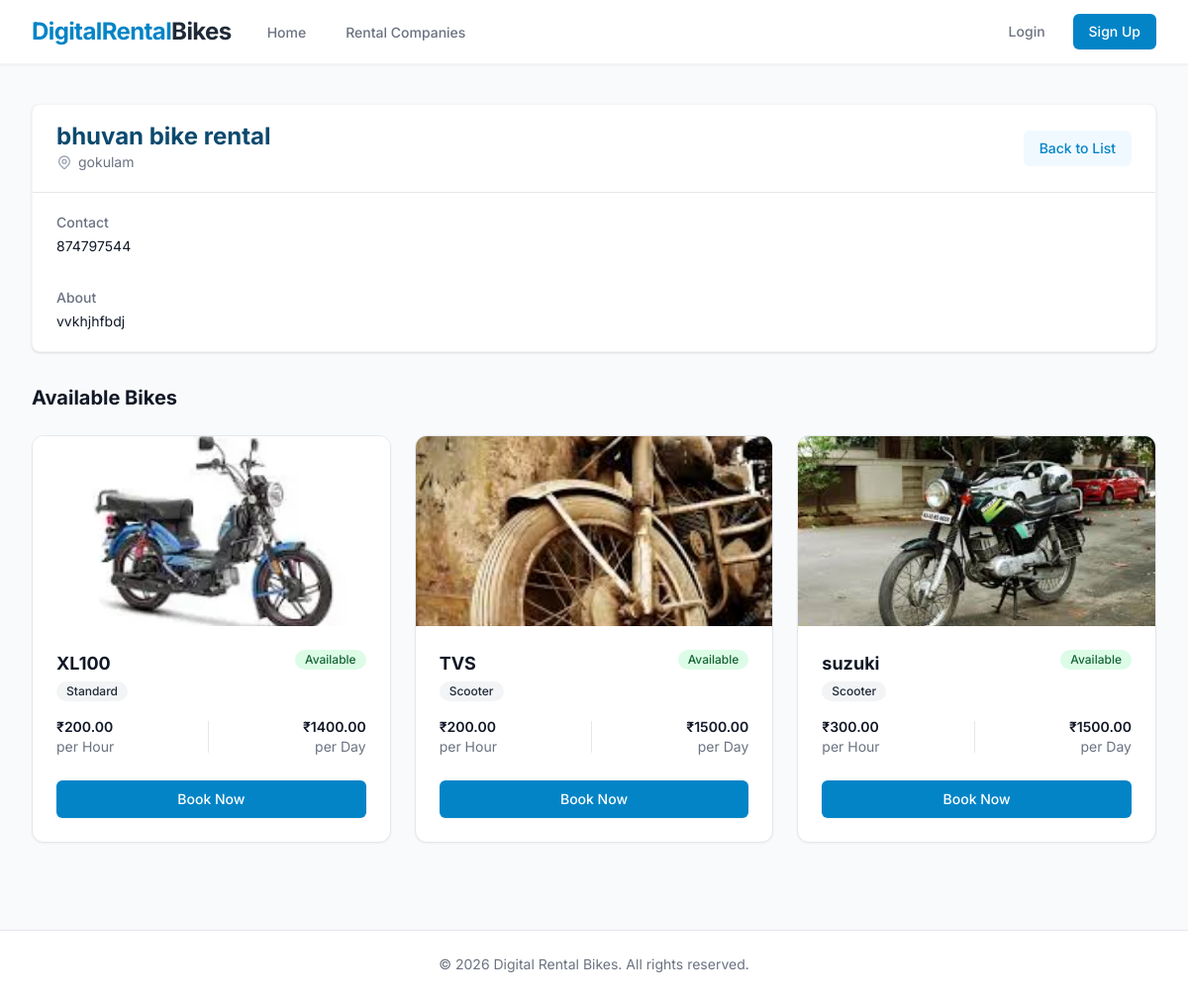
The page /companies/2/ on the database as committed earlier.
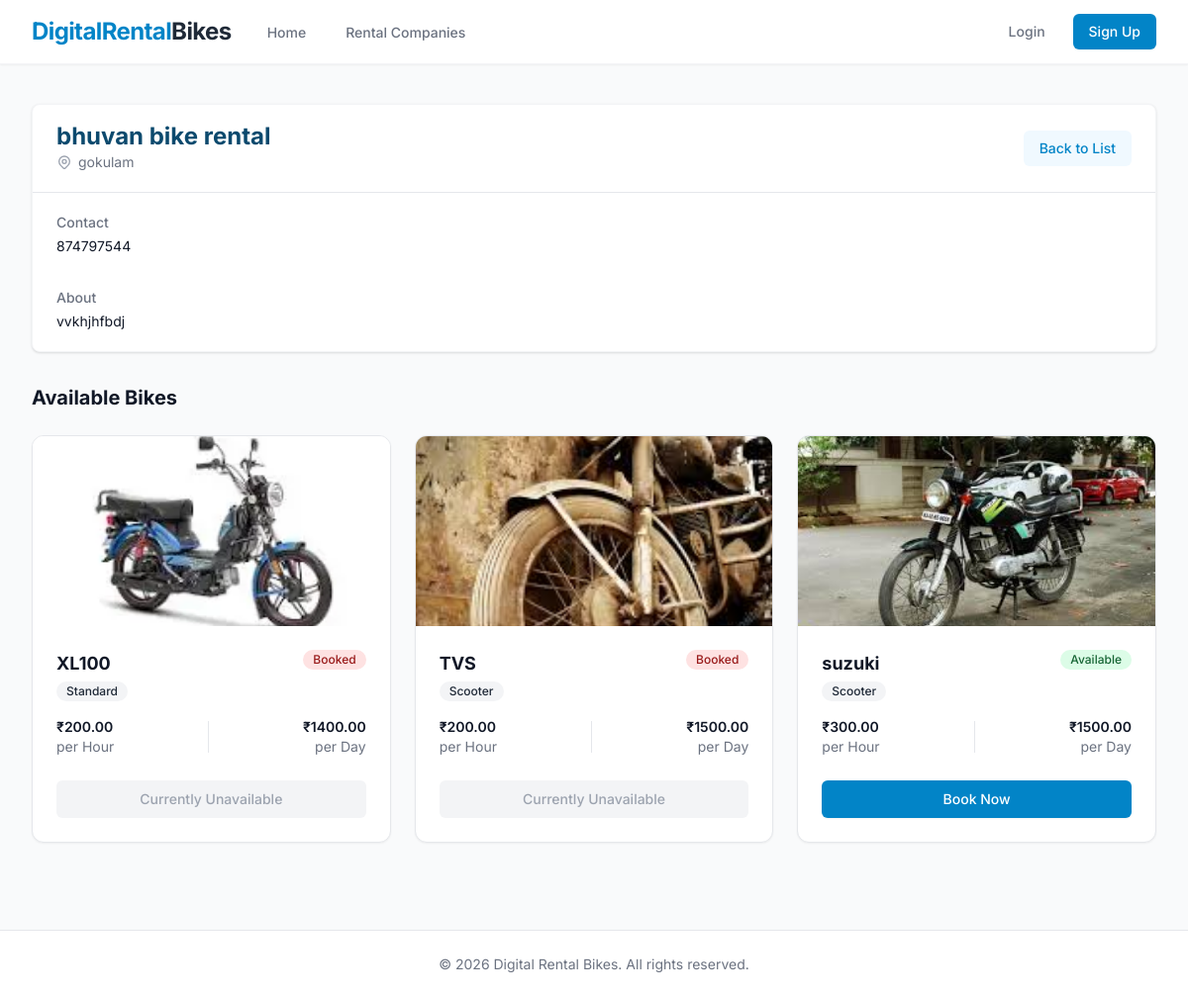
The same page on the database as committed later.
### core/models.py (models this page shows, shortened)
class Company(models.Model):
    user = models.OneToOneField(User, on_delete=models.CASCADE, related_name='vendor_company', null=True, blank=True)
    name = models.CharField(max_length=255)
    location = models.CharField(max_length=255)
    contact = models.CharField(max_length=50)
    description = models.TextField(blank=True, null=True)
    upi_qr_image = models.ImageField(upload_to='upi_qr/', blank=True, null=True)
    created_at = models.DateTimeField(auto_now_add=True)

class Bike(models.Model):
    class BikeType(models.TextChoices):
        SCOOTER = 'Scooter', 'Scooter'
        SPORTS = 'Sports', 'Sports'
        ELECTRIC = 'Electric', 'Electric'
        CRUISER = 'Cruiser', 'Cruiser'
        DIRT = 'Dirt Bike', 'Dirt Bike'
        STANDARD = 'Standard', 'Standard'
    company = models.ForeignKey(Company, on_delete=models.CASCADE, related_name='bikes')
    bike_name = models.CharField(max_length=255)
    bike_type = models.CharField(max_length=50, choices=BikeType.choices)
    price_per_hour = models.DecimalField(max_digits=10, decimal_places=2)
    price_per_day = models.DecimalField(max_digits=10, decimal_places=2)
    is_available = models.BooleanField(default=True)
    image = models.ImageField(upload_to='bikes/', blank=True, null=True)
    latitude = models.DecimalField(max_digits=9, decimal_places=6, null=True, blank=True)
    longitude = models.DecimalField(max_digits=9, decimal_places=6, null=True, blank=True)
    created_at = models.DateTimeField(auto_now_add=True)

### core/views.py (the view)
# urls.py: path('companies/<int:company_id>/', views.company_detail, name='company_detail'),
def company_detail(request, company_id):
    company = get_object_or_404(Company, id=company_id)
    bikes = company.bikes.all() # using related_name
    return render(request, 'core/company_detail.html', {'company': company, 'bikes': bikes})

### core/templates/core/company_detail.html (shortened to what this page needs)
{% extends 'base.html' %}
{% block content %}
<div class="max-w-7xl mx-auto px-4 sm:px-6 lg:px-8 py-10">
    <div class="bg-white shadow overflow-hidden sm:rounded-lg mb-8 border border-gray-100">
        <div class="px-4 py-5 sm:px-6 flex justify-between items-center">
            <div>
                <h3 class="text-2xl leading-6 font-bold text-brand-900">{{ company.name }}</h3>
                <p class="mt-1 max-w-2xl text-sm text-gray-500 flex items-center">
                    {{ company.location }}
                </p>
            </div>
            <a href="{% url 'companies' %}" class="inline-flex items-center px-4 py-2 text-sm font-medium text-brand-600 bg-brand-50 hover:bg-brand-100 rounded-md transition-colors">
                Back to List
            </a>
        </div>
        <div class="border-t border-gray-200 px-4 py-5 sm:px-6">
            <dl class="grid grid-cols-1 gap-x-4 gap-y-8 sm:grid-cols-2">
                <div class="sm:col-span-1">
                    <dt class="text-sm font-medium text-gray-500">Contact</dt>
                    <dd class="mt-1 text-sm text-gray-900">{{ company.contact }}</dd>
                </div>
                <div class="sm:col-span-2">
                    <dt class="text-sm font-medium text-gray-500">About</dt>
                    <dd class="mt-1 text-sm text-gray-900">{{ company.description|default:"No description provided." }}</dd>
                </div>
            </dl>
        </div>
    </div>
    <h4 class="text-xl font-bold text-gray-900 mb-6">Available Bikes</h4>
    {% if bikes %}
    <div class="grid grid-cols-1 gap-6 sm:grid-cols-2 lg:grid-cols-3">
        {% for bike in bikes %}
        <div class="bg-white rounded-xl shadow-sm border border-gray-200 overflow-hidden hover:shadow-lg transition-transform transform hover:-translate-y-1">
            {% if bike.image %}
            <div class="h-48 w-full bg-gray-200">
                <img src="{{ bike.image.url }}" alt="{{ bike.bike_name }}" class="w-full h-full object-cover">
            </div>
            {% endif %}
            <div class="p-6">
                <div class="flex justify-between items-start mb-4">
                    <div>
                        <h5 class="text-lg font-bold text-gray-900">{{ bike.bike_name }}</h5>
                        <span class="inline-flex items-center px-2.5 py-0.5 rounded-full text-xs font-medium bg-gray-100 text-gray-800">
                            {{ bike.bike_type }}
                        </span>
                    </div>
                    {% if bike.is_available %}
                    <span class="inline-flex items-center px-2.5 py-0.5 rounded-full text-xs font-medium bg-green-100 text-green-800">
                        Available
                    </span>
                    {% else %}
                    <span class="inline-flex items-center px-2.5 py-0.5 rounded-full text-xs font-medium bg-red-100 text-red-800">
                        Booked
                    </span>
                    {% endif %}
                </div>
                <div class="flex justify-between items-center text-sm text-gray-500 mb-6">
                    <div class="flex flex-col">
                        <span class="font-semibold text-gray-900">₹{{ bike.price_per_hour }}</span>
                        <span>per Hour</span>
                    </div>
                    <div class="flex flex-col text-right">
                        <span class="font-semibold text-gray-900">₹{{ bike.price_per_day }}</span>
                        <span>per Day</span>
                    </div>
                </div>
                {% if bike.is_available %}
                <a href="{% url 'book_bike' bike.id %}" class="w-full flex justify-center items-center px-4 py-2 border border-transparent shadow-sm text-sm font-medium rounded-md text-white bg-brand-600 hover:bg-brand-700 transition">
                    Book Now
                </a>
                {% else %}
                <button disabled class="w-full flex justify-center items-center px-4 py-2 border border-transparent text-sm font-medium rounded-md text-gray-400 bg-gray-100 cursor-not-allowed">
                    Currently Unavailable
                </button>
                {% endif %}
            </div>
        </div>
        {% endfor %}
    </div>
    {% endif %}
</div>
{% endblock %}

### templates/base.html (shortened to what this page needs)
<!DOCTYPE html>
<html lang="en">
<head>
    <script src="https://cdn.tailwindcss.com"></script>
</head>
<body class="bg-gray-50 flex flex-col min-h-screen text-gray-800">
    <nav class="bg-white shadow-sm border-b border-gray-100 sticky top-0 z-50">
        <div class="max-w-7xl mx-auto px-4 sm:px-6 lg:px-8">
            <div class="flex justify-between h-16">
                <div class="flex">
                    <div class="flex-shrink-0 flex items-center">
                        <a href="{% url 'home' %}" class="text-2xl font-bold text-brand-600 tracking-tight">DigitalRental<span class="text-gray-800">Bikes</span></a>
                    </div>
                    <div class="hidden sm:ml-8 sm:flex sm:space-x-8">
                        <a href="{% url 'home' %}" class="border-transparent text-gray-500 hover:border-brand-500 hover:text-brand-600 inline-flex items-center px-1 pt-1 border-b-2 text-sm font-medium transition-colors">Home</a>
                        <a href="{% url 'companies' %}" class="border-transparent text-gray-500 hover:border-brand-500 hover:text-brand-600 inline-flex items-center px-1 pt-1 border-b-2 text-sm font-medium transition-colors">Rental Companies</a>
                    </div>
                </div>
                <div class="hidden sm:ml-6 sm:flex sm:items-center space-x-4">
                    {% if user.is_authenticated %}
                        <a href="{% url 'user_dashboard' %}" class="text-gray-500 hover:text-brand-600 px-3 py-2 rounded-md text-sm font-medium transition-colors">My Bookings</a>
                        <span class="text-gray-300">|</span>
                        <span class="text-gray-700 text-sm font-medium mr-4">Hi, {{ user.username }}</span>
                        {% if user.is_staff %}
                            <a href="{% url 'admin_dashboard' %}" class="bg-brand-50 text-brand-700 hover:bg-brand-100 px-3 py-2 rounded-md text-sm font-medium transition-colors border border-brand-200">Admin Dashboard</a>
                        {% endif %}
                        <form method="post" action="{% url 'logout' %}" class="inline">
                            {% csrf_token %}
                            <button type="submit" class="text-gray-500 hover:text-red-600 px-3 py-2 rounded-md text-sm font-medium transition-colors">Logout</button>
                        </form>
                    {% else %}
                        <a href="{% url 'login' %}" class="text-gray-500 hover:text-brand-600 px-3 py-2 rounded-md text-sm font-medium transition-colors">Login</a>
                        <a href="{% url 'register' %}" class="bg-brand-600 text-white hover:bg-brand-700 px-4 py-2 rounded-md text-sm font-medium transition-colors shadow-sm">Sign Up</a>
                    {% endif %}
                </div>
            </div>
        </div>
    </nav>
    <main class="flex-grow">
        {% block content %}
        {% endblock %}
    </main>
    <footer class="bg-white border-t border-gray-200 mt-12">
        <div class="max-w-7xl mx-auto py-6 px-4 sm:px-6 lg:px-8">
            <p class="text-center text-sm text-gray-500">
                &copy; {{ current_year|default:"2026" }} Digital Rental Bikes. All rights reserved.
            </p>
        </div>
    </footer>
</body>
</html>

### templates/base.html (style rules this page uses)
body { font-family: 'Inter', sans-serif; }

Rows that differ between the two databases and show on the page:
changed Bike "XL100": is_available "Available Book Now" → "Booked Currently Unavailable"
changed Bike "TVS": is_available "Available Book Now" → "Booked Currently Unavailable"
